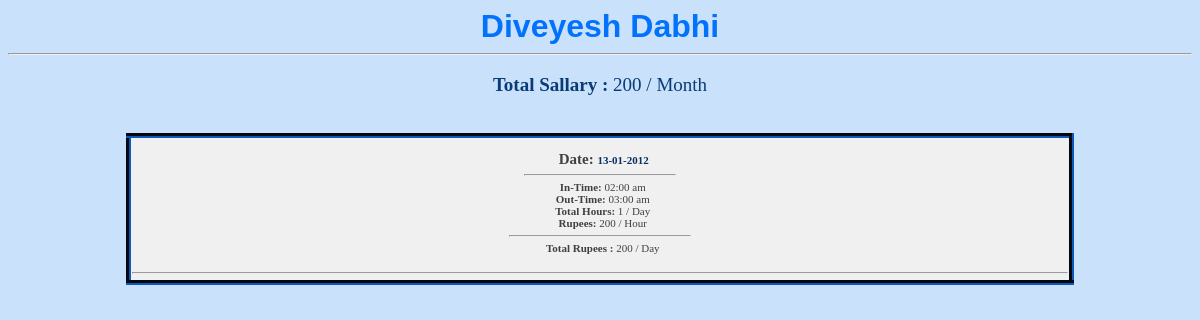
The page /monthly_report.php?n=Diveyesh Dabhi on the database its author committed.
### tables this page shows
CREATE TABLE IF NOT EXISTS `agenta_per_day` (
  `user_name` varchar(50) NOT NULL,
  `date` varchar(50) NOT NULL,
  `month` varchar(50) NOT NULL,
  `in_time` varchar(50) NOT NULL,
  `out_time` varchar(50) NOT NULL,
  `total_hour_per_day` varchar(50) NOT NULL,
  `rupees_per_hour` varchar(50) NOT NULL,
  `rupees_per_day` varchar(50) NOT NULL
);

### monthly_report.php (the view, shortened to what this page needs)
<html>
<head>
</head>
<body bgcolor="#c9e1fb">
<?php
$select_user=$_REQUEST['n'];
$month=$_REQUEST['m'];
   $qry = "SELECT user_name,date,month,in_time,out_time,total_hour_per_day,rupees_per_hour,rupees_per_day FROM agenta_per_day where user_name='$select_user' and month='$month'";
   $res = mysql_query($qry);
 $total=0;
		echo '
		<center>
		<table name="fetch" width="80%" class="alerts" style="border-style:groove; border-color:#073063;;">
		';
		$row=mysql_fetch_assoc($res);
echo '<strong><font size="+3" face="Verdana, Geneva, sans-serif" color=#0272fc>'.$row['user_name'].'</font></strong><br><hr>';
		while($row)
		{
		echo '<tr>';
		for($i=0;$i<3 && $row;$i++)
		{
	$total=$total + $row['rupees_per_day'];
		echo'
		<td class="space3" width="30%" ><br/>
		'.'<b style="font-size:15px;">'.'&nbsp;&nbsp;Date: '.'</b>'.'<b style="color:#073063">'.$row['date'].'</b>'.'<br>'.'<hr width="150" align="center">
		'.'<b>'.'&nbsp;&nbsp;In-Time: '.'</b>'.$row['in_time'].'<br>'.'<b>'.'&nbsp;&nbsp;Out-Time: '.'</b>'.$row['out_time'].'<br>'.'<b>'.'&nbsp;&nbsp;Total Hours: '.'</b>'.$row['total_hour_per_day'].' / Day'.'<br><b>&nbsp;&nbsp;Rupees: </b>'.$row['rupees_per_hour'].' / Hour'.'<br><hr width="180" align="center">
		<font class="style2"><b>&nbsp;&nbsp;Total Rupees : </b></font>'.$row['rupees_per_day'].' / Day'.'<br>'.'<br/><hr></td>';
		$row=mysql_fetch_assoc($res);
		}
		echo'</tr>';
		}
		echo '<P style="color:#093b78; font-size:19px;">'.'<b>Total Sallary : </b> ' . $total.' / Month'.'</p>'.'<br/>';
		echo '
		</table>
		</center>';
?>
</body>
</html>

### monthly_report.php (style rules this page uses)
table.alerts { text-align: center; font-family: Verdana; font-weight: normal; font-size: 11px; color: #404040; background-color: #f0f0f0; border: 5px #d79900 outset; border-collapse: collapse; border-spacing: 0px; }

### rows shown on the page
agenta_per_day: user_name "Diveyesh Dabhi", date "13-01-2012", in_time "02:00 am", out_time "03:00 am", total_hour_per_day "1", rupees_per_hour "200", rupees_per_day "200"

### other values the page prints
$total "200"
